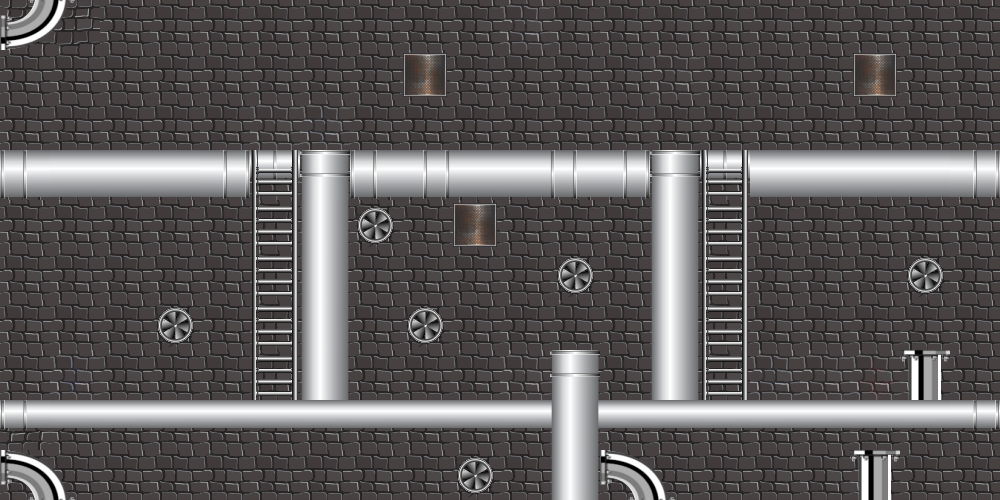

Tiled map render using the project's own tile images. Description and the map definition, with tile-layer contents summarised, below:
An orthogonal 20x10 tile map with 50x50 px tiles, 4 tile layers (invisible, back, meio, main), 11 tilesets.

<map version="1.0" orientation="orthogonal" renderorder="right-down" width="20" height="10" tilewidth="50" tileheight="50">
 <tileset firstgid="1" name="spritesheet_tipo2" tilewidth="50" tileheight="50">
  <properties>
   <property name="name" value="ground" />
   <property name="type" value="solid" />
  </properties>
  <image source="../../tilesets/tipo2/spritesheet.png" width="500" height="150" />
  <tile id="1">
   <properties>
    <property name="name" value="ground" />
    <property name="type" value="solid" />
   </properties>
  </tile>
  <tile id="2">
   <properties>
    <property name="name" value="ground" />
    <property name="type" value="solid" />
   </properties>
  </tile>
  <tile id="3">
   <properties>
    <property name="name" value="ground" />
    <property name="type" value="solid" />
   </properties>
  </tile>
  <tile id="4">
   <properties>
    <property name="name" value="ground" />
    <property name="type" value="solid" />
   </properties>
  </tile>
  <tile id="5">
   <properties>
    <property name="name" value="ground" />
    <property name="type" value="solid" />
   </properties>
  </tile>
  <tile id="6">
   <properties>
    <property name="name" value="ground" />
    <property name="type" value="solid" />
   </properties>
  </tile>
  <tile id="7">
   <properties>
    <property name="name" value="ground" />
    <property name="type" value="solid" />
   </properties>
  </tile>
  <tile id="8">
   <properties>
    <property name="name" value="ground" />
    <property name="type" value="solid" />
   </properties>
  </tile>
  <tile id="9">
   <properties>
    <property name="name" value="ground" />
    <property name="type" value="solid" />
   </properties>
  </tile>
  <tile id="10">
   <properties>
    <property name="name" value="ground" />
    <property name="type" value="solid" />
   </properties>
  </tile>
  <tile id="11">
   <properties>
    <property name="name" value="ground" />
    <property name="type" value="solid" />
   </properties>
  </tile>
  <tile id="12">
   <properties>
    <property name="name" value="ground" />
    <property name="type" value="solid" />
   </properties>
  </tile>
  <tile id="13">
   <properties>
    <property name="name" value="ground" />
    <property name="type" value="solid" />
   </properties>
  </tile>
  <tile id="18">
   <properties>
    <property name="name" value="stairsGround" />
    <property name="type" value="solid" />
   </properties>
  </tile>
  <tile id="19">
   <properties>
    <property name="name" value="stairs" />
    <property name="type" value="nonsolid" />
   </properties>
  </tile>
  <tile id="20">
   <properties>
    <property name="name" value="stairs" />
    <property name="type" value="nonsolid" />
   </properties>
  </tile>
  <tile id="21">
   <properties>
    <property name="name" value="stairs" />
    <property name="type" value="nonsolid" />
   </properties>
  </tile>
  <tile id="22">
   <properties>
    <property name="name" value="stairs" />
    <property name="type" value="nonsolid" />
   </properties>
  </tile>
  <tile id="23">
   <properties>
    <property name="name" value="stairs" />
    <property name="type" value="nonsolid" />
   </properties>
  </tile>
  <tile id="24">
   <properties>
    <property name="name" value="stairs" />
    <property name="type" value="nonsolid" />
   </properties>
  </tile>
 </tileset>
 <tileset firstgid="31" name="spritesheet_gizmos" tilewidth="50" tileheight="50">
  <image source="../../tilesets/gizmos/spritesheet.png" width="250" height="50" />
  <tile id="0">
   <properties>
    <property name="name" value="start" />
   </properties>
  </tile>
  <tile id="1">
   <properties>
    <property name="name" value="objective" />
    <property name="type" value="item" />
   </properties>
  </tile>
  <tile id="2">
   <properties>
    <property name="index" value="1" />
    <property name="name" value="star" />
    <property name="type" value="item" />
   </properties>
  </tile>
  <tile id="3">
   <properties>
    <property name="index" value="2" />
    <property name="name" value="star" />
    <property name="type" value="item" />
   </properties>
  </tile>
  <tile id="4">
   <properties>
    <property name="index" value="3" />
    <property name="name" value="star" />
    <property name="type" value="item" />
   </properties>
  </tile>
 </tileset>
 <tileset firstgid="36" name="spritesheet_tipo3" tilewidth="50" tileheight="50">
  <image source="../../tilesets/tipo3/spritesheet.png" width="500" height="150" />
  <tile id="3">
   <properties>
    <property name="name" value="stairsGround" />
    <property name="type" value="solid" />
   </properties>
  </tile>
  <tile id="4">
   <properties>
    <property name="name" value="stairsGround" />
    <property name="type" value="solid" />
   </properties>
  </tile>
  <tile id="5">
   <properties>
    <property name="name" value="ground" />
    <property name="type" value="solid" />
   </properties>
  </tile>
  <tile id="6">
   <properties>
    <property name="name" value="ground" />
    <property name="type" value="solid" />
   </properties>
  </tile>
  <tile id="7">
   <properties>
    <property name="name" value="ground" />
    <property name="type" value="solid" />
   </properties>
  </tile>
  <tile id="8">
   <properties>
    <property name="name" value="ground" />
    <property name="type" value="solid" />
   </properties>
  </tile>
  <tile id="9">
   <properties>
    <property name="name" value="ground" />
    <property name="type" value="solid" />
   </properties>
  </tile>
  <tile id="10">
   <properties>
    <property name="name" value="ground" />
    <property name="type" value="solid" />
   </properties>
  </tile>
  <tile id="11">
   <properties>
    <property name="name" value="ground" />
    <property name="type" value="solid" />
   </properties>
  </tile>
  <tile id="12">
   <properties>
    <property name="name" value="ground" />
    <property name="type" value="solid" />
   </properties>
  </tile>
  <tile id="13">
   <properties>
    <property name="name" value="ground" />
    <property name="type" value="solid" />
   </properties>
  </tile>
  <tile id="14">
   <properties>
    <property name="name" value="ground" />
    <property name="type" value="solid" />
   </properties>
  </tile>
  <tile id="15">
   <properties>
    <property name="name" value="ground" />
    <property name="type" value="solid" />
   </properties>
  </tile>
  <tile id="16">
   <properties>
    <property name="name" value="ground" />
    <property name="type" value="solid" />
   </properties>
  </tile>
  <tile id="20">
   <properties>
    <property name="name" value="stairs" />
    <property name="type" value="nonsolid" />
   </properties>
  </tile>
  <tile id="21">
   <properties>
    <property name="name" value="ground" />
    <property name="type" value="solid" />
   </properties>
  </tile>
  <tile id="22">
   <properties>
    <property name="name" value="ground" />
    <property name="type" value="solid" />
   </properties>
  </tile>
 </tileset>
 <tileset firstgid="66" name="spritesheet_tipo4" tilewidth="50" tileheight="50">
  <image source="../../tilesets/tipo4/spritesheet.png" width="500" height="150" />
  <tile id="0">
   <properties>
    <property name="name" value="ground" />
    <property name="type" value="solid" />
   </properties>
  </tile>
  <tile id="1">
   <properties>
    <property name="name" value="ground" />
    <property name="type" value="solid" />
   </properties>
  </tile>
  <tile id="2">
   <properties>
    <property name="name" value="ground" />
    <property name="type" value="solid" />
   </properties>
  </tile>
  <tile id="3">
   <properties>
    <property name="name" value="ground" />
    <property name="type" value="solid" />
   </properties>
  </tile>
  <tile id="7">
   <properties>
    <property name="name" value="stairsGround" />
    <property name="type" value="solid" />
   </properties>
  </tile>
  <tile id="8">
   <properties>
    <property name="name" value="stairs" />
    <property name="type" value="nonsolid" />
   </properties>
  </tile>
  <tile id="9">
   <properties>
    <property name="name" value="ground" />
    <property name="type" value="solid" />
   </properties>
  </tile>
  <tile id="11">
   <properties>
    <property name="name" value="ground" />
    <property name="type" value="solid" />
   </properties>
  </tile>
  <tile id="12">
   <properties>
    <property name="name" value="ground" />
    <property name="type" value="solid" />
   </properties>
  </tile>
  <tile id="13">
   <properties>
    <property name="name" value="ground" />
    <property name="type" value="solid" />
   </properties>
  </tile>
  <tile id="14">
   <properties>
    <property name="name" value="ground" />
    <property name="type" value="solid" />
   </properties>
  </tile>
  <tile id="15">
   <properties>
    <property name="name" value="ground" />
    <property name="type" value="solid" />
   </properties>
  </tile>
  <tile id="16">
   <properties>
    <property name="name" value="ground" />
    <property name="type" value="solid" />
   </properties>
  </tile>
  <tile id="19">
   <properties>
    <property name="name" value="ground" />
    <property name="type" value="solid" />
   </properties>
  </tile>
  <tile id="20">
   <properties>
    <property name="name" value="ground" />
    <property name="type" value="solid" />
   </properties>
  </tile>
 </tileset>
 <tileset firstgid="96" name="spritesheet_tipo5" tilewidth="50" tileheight="50">
  <image source="../../tilesets/tipo5/spritesheet.png" width="500" height="150" />
  <tile id="0">
   <properties>
    <property name="name" value="ground" />
    <property name="type" value="solid" />
   </properties>
  </tile>
  <tile id="1">
   <properties>
    <property name="name" value="ground" />
    <property name="type" value="solid" />
   </properties>
  </tile>
  <tile id="2">
   <properties>
    <property name="name" value="ground" />
    <property name="type" value="solid" />
   </properties>
  </tile>
  <tile id="3">
   <properties>
    <property name="name" value="stairsGround" />
    <property name="type" value="solid" />
   </properties>
  </tile>
  <tile id="4">
   <properties>
    <property name="name" value="stairs" />
    <property name="type" value="nonsolid" />
   </properties>
  </tile>
  <tile id="5">
   <properties>
    <property name="name" value="ground" />
    <property name="type" value="solid" />
   </properties>
  </tile>
  <tile id="6">
   <properties>
    <property name="name" value="ground" />
    <property name="type" value="solid" />
   </properties>
  </tile>
  <tile id="7">
   <properties>
    <property name="name" value="ground" />
    <property name="type" value="solid" />
   </properties>
  </tile>
 </tileset>
 <tileset firstgid="126" name="fundo_tipo5" tilewidth="50" tileheight="50">
  <image source="../../tilesets/tipo5/fundo.png" width="1000" height="500" />
 </tileset>
 <tileset firstgid="326" name="tronco1_tipo5" tilewidth="50" tileheight="50">
  <image source="../../tilesets/tipo5/tronco1.png" width="150" height="500" />
 </tileset>
 <tileset firstgid="356" name="tronco2_tipo5" tilewidth="50" tileheight="50">
  <image source="../../tilesets/tipo5/tronco2.png" width="150" height="500" />
 </tileset>
 <tileset firstgid="386" name="sobras_tipo5" tilewidth="50" tileheight="50">
  <image source="../../tilesets/tipo5/sobra.png" width="50" height="50" />
  <tile id="0">
   <properties>
    <property name="name" value="ground" />
    <property name="type" value="solid" />
   </properties>
  </tile>
 </tileset>
 <tileset firstgid="387" name="spritesheet_tipo1" tilewidth="50" tileheight="50">
  <image source="../../tilesets/tipo1/spritesheet.png" width="500" height="100" />
  <tile id="0">
   <properties>
    <property name="name" value="ground" />
    <property name="type" value="solid" />
   </properties>
  </tile>
  <tile id="1">
   <properties>
    <property name="name" value="ground" />
    <property name="type" value="solid" />
   </properties>
  </tile>
  <tile id="2">
   <properties>
    <property name="name" value="ground" />
    <property name="type" value="solid" />
   </properties>
  </tile>
  <tile id="3">
   <properties>
    <property name="name" value="ground" />
    <property name="type" value="solid" />
   </properties>
  </tile>
  <tile id="4">
   <properties>
    <property name="name" value="ground" />
    <property name="type" value="solid" />
   </properties>
  </tile>
  <tile id="5">
   <properties>
    <property name="name" value="ground" />
    <property name="type" value="solid" />
   </properties>
  </tile>
  <tile id="6">
   <properties>
    <property name="name" value="ground" />
    <property name="type" value="solid" />
   </properties>
  </tile>
  <tile id="7">
   <properties>
    <property name="name" value="ground" />
    <property name="type" value="solid" />
   </properties>
  </tile>
  <tile id="8">
   <properties>
    <property name="name" value="ground" />
    <property name="type" value="solid" />
   </properties>
  </tile>
  <tile id="10">
   <properties>
    <property name="name" value="stairs" />
    <property name="type" value="nonsolid" />
   </properties>
  </tile>
  <tile id="11">
   <properties>
    <property name="name" value="stairsGround" />
    <property name="type" value="solid" />
   </properties>
  </tile>
  <tile id="14">
   <properties>
    <property name="name" value="ground" />
    <property name="type" value="solid" />
   </properties>
  </tile>
  <tile id="15">
   <properties>
    <property name="name" value="ground" />
    <property name="type" value="solid" />
   </properties>
  </tile>
  <tile id="16">
   <properties>
    <property name="name" value="ground" />
    <property name="type" value="solid" />
   </properties>
  </tile>
  <tile id="17">
   <properties>
    <property name="name" value="ground" />
    <property name="type" value="solid" />
   </properties>
  </tile>
 </tileset>
 <tileset firstgid="407" name="fundo_tipo1" tilewidth="50" tileheight="50">
  <image source="../../tilesets/tipo1/fundo.png" width="1000" height="500" />
 </tileset>
 <layer name="invisible" width="20" height="10">
  <data>[200 cells, 5 non-empty, 5 distinct tile ids]</data>
 </layer>
 <layer name="back" width="20" height="10">
  <data>[200 cells, 9 non-empty, 1 distinct tile ids]</data>
 </layer>
 <layer name="meio" width="20" height="10">
  <data>[200 cells, 1 non-empty, 1 distinct tile ids]</data>
 </layer>
 <layer name="main" width="20" height="10">
  <data>[200 cells, 200 non-empty, 19 distinct tile ids]</data>
 </layer>
</map>
